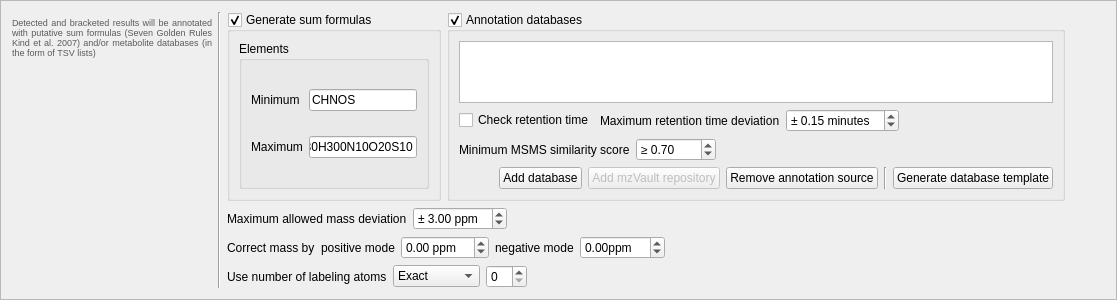
             <widget class="QFrame" name="frame_annotateMetabolites">
              <property name="sizePolicy">
               <sizepolicy hsizetype="Minimum" vsizetype="Fixed">
                <horstretch>0</horstretch>
                <verstretch>0</verstretch>
               </sizepolicy>
              </property>
              <property name="maximumSize">
               <size>
                <width>16777215</width>
                <height>300</height>
               </size>
              </property>
              <property name="frameShape">
               <enum>QFrame::StyledPanel</enum>
              </property>
              <property name="frameShadow">
               <enum>QFrame::Raised</enum>
              </property>
              <layout class="QGridLayout" name="gridLayout_54">
               <item row="1" column="1">
                <widget class="Line" name="line_20">
                 <property name="orientation">
                  <enum>Qt::Vertical</enum>
                 </property>
                </widget>
               </item>
               <item row="1" column="0">
                <layout class="QVBoxLayout" name="verticalLayout_18">
                 <item>
                  <spacer name="verticalSpacer_18">
                   <property name="orientation">
                    <enum>Qt::Vertical</enum>
                   </property>
                   <property name="sizeType">
                    <enum>QSizePolicy::Fixed</enum>
                   </property>
                   <property name="sizeHint" stdset="0">
                    <size>
                     <width>20</width>
                     <height>5</height>
                    </size>
                   </property>
                  </spacer>
                 </item>
                 <item>
                  <widget class="QLabel" name="label_66">
                   <property name="minimumSize">
                    <size>
                     <width>200</width>
                     <height>0</height>
                    </size>
                   </property>
                   <property name="maximumSize">
                    <size>
                     <width>200</width>
                     <height>16777215</height>
                    </size>
                   </property>
                   <property name="styleSheet">
                    <string notr="true">color: rgb(90, 90, 90);
font: 7pt;</string>
                   </property>
                   <property name="text">
                    <string>&lt;html&gt;&lt;head/&gt;&lt;body&gt;&lt;p&gt;Detected and bracketed results will be annotated with putative sum formulas (Seven Golden Rules Kind et al. 2007) and/or metabolite databases (in the form of TSV lists)&lt;/p&gt;&lt;/body&gt;&lt;/html&gt;</string>
                   </property>
                   <property name="alignment">
                    <set>Qt::AlignJustify|Qt::AlignVCenter</set>
                   </property>
                   <property name="wordWrap">
                    <bool>true</bool>
                   </property>
                  </widget>
                 </item>
                 <item>
                  <spacer name="verticalSpacer_15">
                   <property name="orientation">
                    <enum>Qt::Vertical</enum>
                   </property>
                   <property name="sizeType">
                    <enum>QSizePolicy::MinimumExpanding</enum>
                   </property>
                   <property name="sizeHint" stdset="0">
                    <size>
                     <width>20</width>
                     <height>0</height>
                    </size>
                   </property>
                  </spacer>
                 </item>
                </layout>
               </item>
               <item row="1" column="2">
                <layout class="QGridLayout" name="gridLayout_41">
                 <item row="0" column="0">
                  <widget class="QGroupBox" name="generateSumFormulas_CheckBox">
                   <property name="title">
                    <string>Generate sum formulas</string>
                   </property>
                   <property name="checkable">
                    <bool>true</bool>
                   </property>
                   <layout class="QGridLayout" name="gridLayout_7">
                    <item row="0" column="0">
                     <widget class="QGroupBox" name="groupBox_9">
                      <property name="title">
                       <string>Elements</string>
                      </property>
                      <layout class="QGridLayout" name="gridLayout_50">
                       <item row="0" column="0">
                        <widget class="QLabel" name="label_67">
                         <property name="text">
                          <string>Minimum</string>
                         </property>
                        </widget>
                       </item>
                       <item row="0" column="1">
                        <widget class="QLineEdit" name="sumFormulasMinimumElements_lineEdit">
                         <property name="sizePolicy">
                          <sizepolicy hsizetype="Minimum" vsizetype="Fixed">
                           <horstretch>0</horstretch>
                           <verstretch>0</verstretch>
                          </sizepolicy>
                         </property>
                         <property name="text">
                          <string>CHNOS</string>
                         </property>
                        </widget>
                       </item>
                       <item row="1" column="0">
                        <widget class="QLabel" name="label_75">
                         <property name="text">
                          <string>Maximum</string>
                         </property>
                        </widget>
                       </item>
                       <item row="1" column="1">
                        <widget class="QLineEdit" name="sumFormulasMaximumElements_lineEdit">
                         <property name="sizePolicy">
                          <sizepolicy hsizetype="Minimum" vsizetype="Fixed">
                           <horstretch>0</horstretch>
                           <verstretch>0</verstretch>
                          </sizepolicy>
                         </property>
                         <property name="text">
                          <string>C80H300N10O20S10</string>
                         </property>
                        </widget>
                       </item>
                      </layout>
                     </widget>
                    </item>
                    <item row="1" column="0">
                     <spacer name="verticalSpacer_29">
                      <property name="orientation">
                       <enum>Qt::Vertical</enum>
                      </property>
                      <property name="sizeType">
                       <enum>QSizePolicy::Minimum</enum>
                      </property>
                      <property name="sizeHint" stdset="0">
                       <size>
                        <width>0</width>
                        <height>0</height>
                       </size>
                      </property>
                     </spacer>
                    </item>
                   </layout>
                  </widget>
                 </item>
                 <item row="0" column="1">
                  <widget class="QGroupBox" name="searchDB_checkBox">
                   <property name="title">
                    <string>Annotation databases</string>
                   </property>
                   <property name="checkable">
                    <bool>true</bool>
                   </property>
                   <layout class="QGridLayout" name="gridLayout_51">
                    <item row="1" column="0">
                     <widget class="QCheckBox" name="checkRTInHits_checkBox">
                      <property name="text">
                       <string>Check retention time</string>
                      </property>
                     </widget>
                    </item>
                    <item row="3" column="0" colspan="7">
                     <layout class="QHBoxLayout" name="horizontalLayout_23">
                      <item>
                       <spacer name="horizontalSpacer_7">
                        <property name="orientation">
                         <enum>Qt::Horizontal</enum>
                        </property>
                        <property name="sizeHint" stdset="0">
                         <size>
                          <width>40</width>
                          <height>20</height>
                         </size>
                        </property>
                       </spacer>
                      </item>
                      <item>
                       <widget class="QPushButton" name="addDB_pushButton">
                        <property name="text">
                         <string>Add database</string>
                        </property>
                       </widget>
                      </item>
                      <item>
                       <widget class="QPushButton" name="addmzVaultRep_pushButton">
                        <property name="enabled">
                         <bool>false</bool>
                        </property>
                        <property name="text">
                         <string>Add mzVault repository</string>
                        </property>
                       </widget>
                      </item>
                      <item>
                       <widget class="QPushButton" name="removeDB_pushButton">
                        <property name="text">
                         <string>Remove annotation source</string>
                        </property>
                       </widget>
                      </item>
                      <item>
                       <widget class="Line" name="line_36">
                        <property name="orientation">
                         <enum>Qt::Vertical</enum>
                        </property>
                       </widget>
                      </item>
                      <item>
                       <widget class="QPushButton" name="generateDBTemplate_pushButton">
                        <property name="text">
                         <string>Generate database template</string>
                        </property>
                       </widget>
                      </item>
                     </layout>
                    </item>
                    <item row="0" column="0" colspan="7">
                     <widget class="QListView" name="dbList_listView">
                      <property name="sizePolicy">
                       <sizepolicy hsizetype="Preferred" vsizetype="Fixed">
                        <horstretch>0</horstretch>
                        <verstretch>0</verstretch>
                       </sizepolicy>
                      </property>
                      <property name="minimumSize">
                       <size>
                        <width>50</width>
                        <height>30</height>
                       </size>
                      </property>
                      <property name="maximumSize">
                       <size>
                        <width>16777215</width>
                        <height>70</height>
                       </size>
                      </property>
                     </widget>
                    </item>
                    <item row="1" column="1">
                     <layout class="QHBoxLayout" name="horizontalLayout_11">
                      <item>
                       <widget class="QLabel" name="label_79">
                        <property name="text">
                         <string>Maximum retention time deviation</string>
                        </property>
                       </widget>
                      </item>
                      <item>
                       <widget class="QDoubleSpinBox" name="maxRTErrorInHits_spinnerBox">
                        <property name="prefix">
                         <string>± </string>
                        </property>
                        <property name="suffix">
                         <string> minutes</string>
                        </property>
                        <property name="value">
                         <double>0.150000000000000</double>
                        </property>
                       </widget>
                      </item>
                      <item>
                       <spacer name="horizontalSpacer_4">
                        <property name="orientation">
                         <enum>Qt::Horizontal</enum>
                        </property>
                        <property name="sizeHint" stdset="0">
                         <size>
                          <width>40</width>
                          <height>20</height>
                         </size>
                        </property>
                       </spacer>
                      </item>
                     </layout>
                    </item>
                    <item row="2" column="0" colspan="2">
                     <layout class="QHBoxLayout" name="horizontalLayout_20">
                      <item>
                       <widget class="QLabel" name="label_80">
                        <property name="text">
                         <string>Minimum MSMS similarity score</string>
                        </property>
                       </widget>
                      </item>
                      <item>
                       <widget class="QDoubleSpinBox" name="minMSMSScore_doubleSpinBox">
                        <property name="minimumSize">
                         <size>
                          <width>80</width>
                          <height>0</height>
                         </size>
                        </property>
                        <property name="prefix">
                         <string>≥ </string>
                        </property>
                        <property name="maximum">
                         <double>1.000000000000000</double>
                        </property>
                        <property name="value">
                         <double>0.700000000000000</double>
                        </property>
                       </widget>
                      </item>
                      <item>
                       <spacer name="horizontalSpacer_11">
                        <property name="orientation">
                         <enum>Qt::Horizontal</enum>
                        </property>
                        <property name="sizeType">
                         <enum>QSizePolicy::MinimumExpanding</enum>
                        </property>
                        <property name="sizeHint" stdset="0">
                         <size>
                          <width>40</width>
                          <height>20</height>
                         </size>
                        </property>
                       </spacer>
                      </item>
                     </layout>
                    </item>
                   </layout>
                  </widget>
                 </item>
                 <item row="4" column="0" colspan="2">
                  <layout class="QHBoxLayout" name="horizontalLayout_21">
                   <item>
                    <widget class="QLabel" name="label_81">
                     <property name="text">
                      <string>Maximum allowed mass deviation</string>
                     </property>
                    </widget>
                   </item>
                   <item>
                    <widget class="QDoubleSpinBox" name="annotationMaxPPM_doubleSpinBox">
                     <property name="prefix">
                      <string>± </string>
                     </property>
                     <property name="suffix">
                      <string> ppm</string>
                     </property>
                     <property name="value">
                      <double>3.000000000000000</double>
                     </property>
                    </widget>
                   </item>
                   <item>
                    <spacer name="horizontalSpacer_17">
                     <property name="orientation">
                      <enum>Qt::Horizontal</enum>
                     </property>
                     <property name="sizeHint" stdset="0">
                      <size>
                       <width>40</width>
                       <height>20</height>
                      </size>
                     </property>
                    </spacer>
                   </item>
                  </layout>
                 </item>
                 <item row="5" column="0" colspan="2">
                  <layout class="QHBoxLayout" name="horizontalLayout_28">
                   <item>
                    <widget class="QLabel" name="label_91">
                     <property name="text">
                      <string>Correct mass by</string>
                     </property>
                    </widget>
                   </item>
                   <item>
                    <widget class="QLabel" name="label_98">
                     <property name="text">
                      <string>positive mode</string>
                     </property>
                    </widget>
                   </item>
                   <item>
                    <widget class="QDoubleSpinBox" name="annotation_correctMassByPPMposMode">
                     <property name="suffix">
                      <string> ppm</string>
                     </property>
                     <property name="minimum">
                      <double>-20.000000000000000</double>
                     </property>
                     <property name="maximum">
                      <double>20.000000000000000</double>
                     </property>
                     <property name="singleStep">
                      <double>0.500000000000000</double>
                     </property>
                    </widget>
                   </item>
                   <item>
                    <widget class="QLabel" name="label_99">
                     <property name="text">
                      <string>negative mode</string>
                     </property>
                    </widget>
                   </item>
                   <item>
                    <widget class="QDoubleSpinBox" name="annotation_correctMassByPPMnegMode">
                     <property name="suffix">
                      <string>ppm</string>
                     </property>
                     <property name="minimum">
                      <double>-20.000000000000000</double>
                     </property>
                     <property name="maximum">
                      <double>20.000000000000000</double>
                     </property>
                     <property name="singleStep">
                      <double>0.500000000000000</double>
                     </property>
                    </widget>
                   </item>
                   <item>
                    <spacer name="horizontalSpacer_30">
                     <property name="orientation">
                      <enum>Qt::Horizontal</enum>
                     </property>
                     <property name="sizeHint" stdset="0">
                      <size>
                       <width>40</width>
                       <height>20</height>
                      </size>
                     </property>
                    </spacer>
                   </item>
                  </layout>
                 </item>
                 <item row="6" column="0" colspan="2">
                  <layout class="QHBoxLayout" name="horizontalLayout_19">
                   <item>
                    <widget class="QLabel" name="label_76">
                     <property name="text">
                      <string>Use number of labeling atoms</string>
                     </property>
                    </widget>
                   </item>
                   <item>
                    <widget class="QComboBox" name="sumFormulasUseExactXn_ComboBox">
                     <item>
                      <property name="text">
                       <string>Exact</string>
                      </property>
                     </item>
                     <item>
                      <property name="text">
                       <string>Don't use</string>
                      </property>
                     </item>
                     <item>
                      <property name="text">
                       <string>Minimum</string>
                      </property>
                     </item>
                     <item>
                      <property name="text">
                       <string>PlusMinus</string>
                      </property>
                     </item>
                    </widget>
                   </item>
                   <item>
                    <widget class="QSpinBox" name="sumFormulasPlusMinus_spinBox"/>
                   </item>
                   <item>
                    <spacer name="horizontalSpacer_33">
                     <property name="orientation">
                      <enum>Qt::Horizontal</enum>
                     </property>
                     <property name="sizeHint" stdset="0">
                      <size>
                       <width>40</width>
                       <height>20</height>
                      </size>
                     </property>
                    </spacer>
                   </item>
                  </layout>
                 </item>
                </layout>
               </item>
               <item row="1" column="3">
                <spacer name="horizontalSpacer_35">
                 <property name="orientation">
                  <enum>Qt::Horizontal</enum>
                 </property>
                 <property name="sizeType">
                  <enum>QSizePolicy::Expanding</enum>
                 </property>
                 <property name="sizeHint" stdset="0">
                  <size>
                   <width>40</width>
                   <height>20</height>
                  </size>
                 </property>
                </spacer>
               </item>
              </layout>
             </widget>
